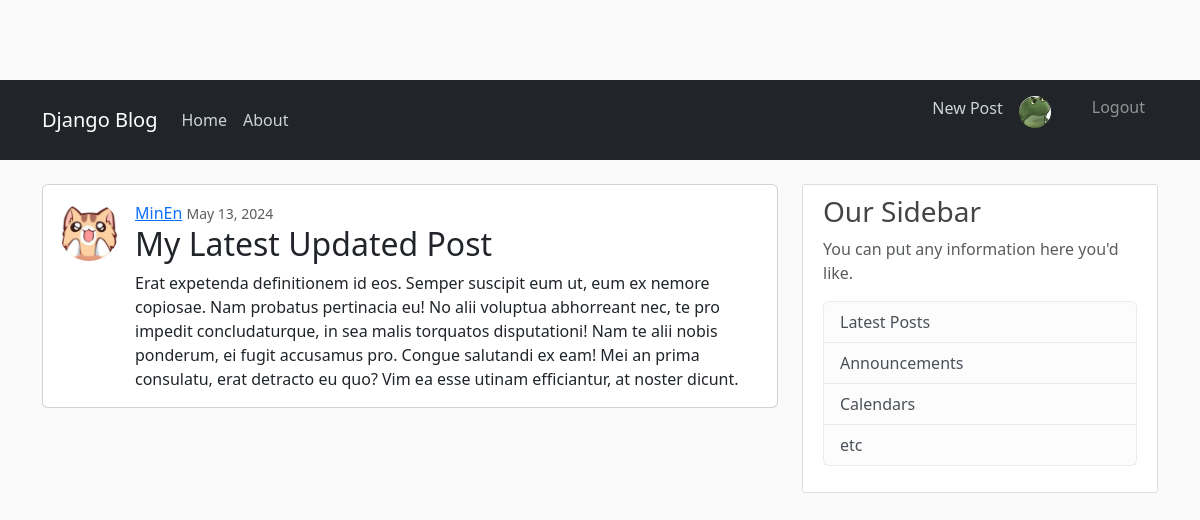
Screenshot of /post/30/ (signed in) with the database file from the repository.
### users/models.py (models this page shows, shortened)
class Profile(models.Model):
  user = models.OneToOneField(User, on_delete=models.CASCADE)
  image = models.ImageField(default='default.jpg', upload_to='profile_pics')

### blog/models.py (models this page shows, shortened)
class Post(models.Model):
  title = models.CharField(max_length=100)
  content = models.TextField()
  date_posted = models.DateTimeField(default=timezone.now)
  author = models.ForeignKey(User, on_delete=models.CASCADE) # If a user is deleted, delete all their posts

### blog/views.py (the view)
# urls.py: path('post/<int:pk>/', PostDetailView.as_view(), name='post-detail'),
class PostDetailView(DetailView):
  model = Post
  template_name = 'blog/detail.html'

### blog/templates/blog/detail.html (shortened to what this page needs)
{% extends "blog/base.html" %}
{% block content %}
  <div class="card mb-3 d-flex flex-row">
    <img  class="rounded-circle mb-0 ms-3 mt-3"
          src="{{ object.author.profile.image.url }}"
          style="width: 60px; height: 60px;"
          alt="Card image cap"
    >
    <div class="card-body">
      <div>
        <a class="mr-4" href="{% url 'user-posts' object.author.username %}">{{ object.author }}</a>
        <small class="text-muted">{{ object.date_posted|date:"F d, Y"}}</small>
      </div>
      <h2 class="card-title">{{ object.title }}</h5>
      <p class="card-text">{{ object.content }}</p>
    </div>
  </div>
{% endblock content %}

### blog/templates/blog/base.html (shortened to what this page needs)
{% load static %}
<!DOCTYPE html>
<html>
  <head>
    <link href="https://cdn.jsdelivr.net/npm/bootstrap@5.3.3/dist/css/bootstrap.min.css" rel="stylesheet">
    <link rel="stylesheet" type="text/css" href="{% static 'blog/main.css' %}">
  </head>
  <body>
    <header class="site-header">
      <nav class="navbar navbar-expand-md navbar-dark bg-dark">
        <div class="container">
          <a class="navbar-brand mr-4" href="{% url 'blog-home' %}">Django Blog</a>
          <div class="collapse navbar-collapse d-flex justify-content-between" id="navbarToggle">
            <div class="navbar-nav mr-auto">
              <a class="nav-item nav-link" href="{% url 'blog-home' %}">Home</a>
              <a class="nav-item nav-link" href="{% url 'blog-about' %}">About</a>
            </div>
            <div class="navbar-nav">
              {% if user.is_authenticated %}
                <a class="nav-item nav-link" href="{% url 'post-create' %}">New Post</a>
                <a class="nav-item nav-link" href="{% url 'profile' %}">
                  <img class="rounded-circle account-img" src="{{ user.profile.image.url }}" style="width: 32px; height: 32px;">
                </a>
                <form action="{% url 'logout' %}" method="post">
                  <button type="submit" class="btn btn-dark text-white-50">Logout</button>
                </form>
              {% else %}
                <a class="nav-item nav-link" href="{% url 'login' %}">Login</a>
                <a class="nav-item nav-link" href="{% url 'register' %}">Register</a>
              {% endif %}
            </div>
          </div>
        </div>
      </nav>
    </header>
    <main role="main" class="container pt-4 pb-4">
      <div class="row">
        <div class="col-md-8">
          {% block content %}{% endblock %}
        </div>
        <div class="col-md-4">
          <div class="content-section">
            <h3>Our Sidebar</h3>
            <p class='text-muted'>You can put any information here you'd like.
              <ul class="list-group">
                <li class="list-group-item list-group-item-light">Latest Posts</li>
                <li class="list-group-item list-group-item-light">Announcements</li>
                <li class="list-group-item list-group-item-light">Calendars</li>
                <li class="list-group-item list-group-item-light">etc</li>
              </ul>
            </p>
          </div>
        </div>
      </div>
    </main>
  </body>
</html>

### blog/templates/blog/main.css (style rules this page uses)
body { background: #fafafa; color: #333333; margin-top: 5rem; }
h1, h2, h3, h4, h5, h6 { color: #444444; }
ul { margin: 0; }
.site-header .navbar-nav .nav-link { color: #cbd5db; }
.content-section { background: #ffffff; padding: 10px 20px; border: 1px solid #dddddd; border-radius: 3px; margin-bottom: 20px; }
.account-img { height: 125px; width: 125px; margin-right: 20px; margin-bottom: 16px; }

### rows the page displays
Post: author.profile.image (picture), author "MinEn", date_posted "May 13, 2024", title "My Latest Updated Post", content "Erat expetenda definitionem id eos. Semper suscipit eum ut, eum ex nemore copiosae. Nam probatus pertinacia eu! No alii voluptua abhorreant nec, te pro impedit concludaturque, in sea malis torquatos disputationi! Nam te alii nobis ponderum, ei fugit accusamus pro. Congue salutandi ex eam! Mei an prima consulatu, erat detracto eu quo? Vim ea esse utinam efficiantur, at noster dicunt."
